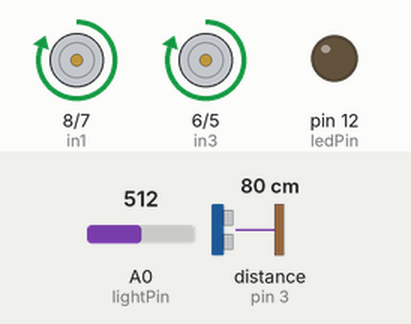
Simulated run of this sketch. Board: Arduino Uno, built with avr-gcc and run on an emulated ATmega328P. Parts: motor-driver pin pairs drawn as motors (green arrow = first pin HIGH = forward, orange = second pin HIGH = backward, longer = more drive, scaled by the enable pin), output pins drawn as LEDs (lit = HIGH). Wiring (inferred from the names in the program): ultrasonic range finder: trigger pin 4; echo pin 3. Inputs (shaded band) come from the test bench; at power-on: distance to the obstacle (sensor on pin 3) 80 cm, A0 (lightPin) = 512. The echo pulse lasts 58.3 µs per cm; pins used as bus, display or sensor lines are not drawn.

Above: at 1.8 s.
1.9 s: distance to the obstacle (sensor on pin 3) set to 29 cm
3.4 s: distance to the obstacle (sensor on pin 3) set to 24 cm
At 4.3 s:
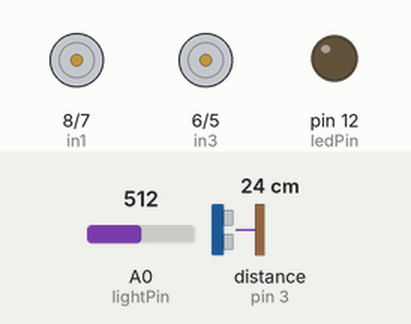
At 7.0 s:
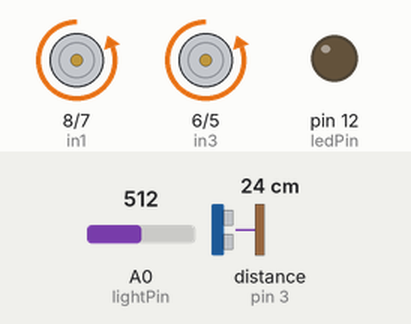
7.5 s: A0 (lightPin) set to 318
11.5 s: A0 (lightPin) set to 282
13.5 s: distance to the obstacle (sensor on pin 3) set to 35 cm
At 14.4 s:
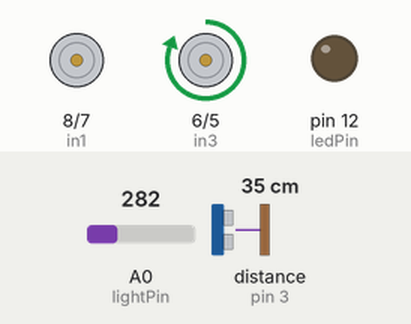
17.5 s: distance to the obstacle (sensor on pin 3) set to 2 cm
At 18.9 s:
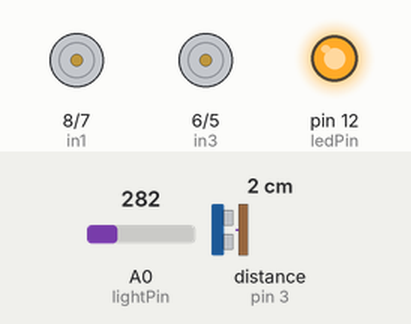
Timing chart, 0 to 22.5 s (numbered marks = the images above; inputs shaded):
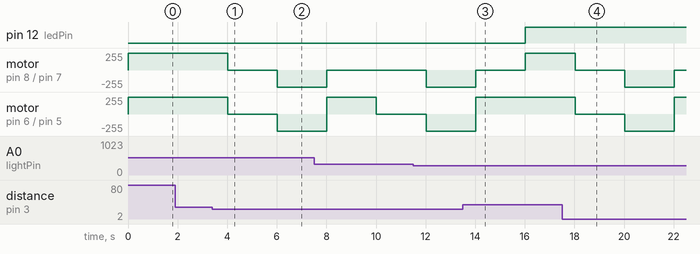

The sketch:

car_fina_code.ino
```cpp
// Ultra sonic sensor
  const int trigPin = 4;
  const int echoPin = 3;
  // defines variables
  long duration;
  int distance;
  int safeDistance = 25;
  // led and photo registor
  const int ledPin = 12;
  const int lightPin = A0;
  // Pin definitions for Motor A (Left side motors)
  int enA = 9;   // Enable pin for Motor A (left side)
  int in1 = 8;   // Input 1 for Motor A
  int in2 = 7;   // Input 2 for Motor A

  // Pin definitions for Motor B (Right side motors)
  int enB = 10;  // Enable pin for Motor B (right side)
  int in3 = 6;   // Input 1 for Motor B
  int in4 = 5;   // Input 2 for Motor B

void setup() {
  // Set all the motor control pins as outputs
  pinMode(enA, OUTPUT);
  pinMode(in1, OUTPUT);
  pinMode(in2, OUTPUT);
  pinMode(enB, OUTPUT);
  pinMode(in3, OUTPUT);
  pinMode(in4, OUTPUT);

  // Setup LED and Photo registor
  pinMode(ledPin, OUTPUT);
  pinMode(lightPin, INPUT);
  // setup for Distance
  pinMode(trigPin, OUTPUT); // Sets the trigPin as an Output
  pinMode(echoPin, INPUT); // Sets the echoPin as an Input
  // Initialize Serial Monitor
  // Serial.begin(9600);
  moveForward();      // Move all motors forward
}

void loop() {

  // Ultasonic sensor
  int freeDistance = measuringDistance();
  if(freeDistance>safeDistance){
    // move forwarda
    // Main car functions
    // Serial.println("Moving Forward");
    moveForward();      // Move all motors forward
    delay(1000);        // Run for 2 seconds
  }else{
    // stop
    // Serial.println("Motor stopped");
    stopMotors();       // Stop all motors
    delay(2000);        // Stop for 2 seconds
    // move backowrd
    // Serial.println("Moving Backward");
    moveBackward();     // Move all motors backward
    delay(2000);        // Run for 2 seconds
    // stop
    // turn left
    // Serial.println("Turning Left");
    turnLeft();         // Turn left
    delay(2000);        // Turn for 2 seconds
  }

  // Main car functions
  // Serial.println("Moving Forward");
  // moveForward();      // Move all motors forward
  // delay(2000);        // Run for 2 seconds

  // Serial.println("Moving Backward");
  // moveBackward();     // Move all motors backward
  // delay(2000);        // Run for 2 seconds

  // Serial.println("Turning Left");
  // turnLeft();         // Turn left
  // delay(2000);        // Turn for 2 seconds

  // Serial.println("Turning Right");
  // turnRight();        // Turn right
  // delay(2000);        // Turn for 2 seconds

  // Serial.println("Motor stopped");
  // stopMotors();       // Stop all motors
  // delay(2000);        // Stop for 2 seconds

  // Light function
  CheckLight();
}

// Function to mesaure destand
int measuringDistance(){
  digitalWrite(trigPin, LOW);
  delayMicroseconds(2);
  // Sets the trigPin on HIGH state for 10 micro seconds
  digitalWrite(trigPin, HIGH);
  delayMicroseconds(10);
  digitalWrite(trigPin, LOW);
  // Reads the echoPin, returns the sound wave travel time in microseconds
  duration = pulseIn(echoPin, HIGH);
  // Calculating the distance
  distance = duration * 0.034 / 2;
  // Prints the distance on the Serial Monitor
  // Serial.print("Distance: ");
  // Serial.println(distance);
  return distance;
}

// Function to control light
void CheckLight(){
    // Light control code - lightsensor and LED:
    int lightStatus = analogRead(lightPin);
    if(lightStatus<=300){
      digitalWrite(ledPin, HIGH);
      // Serial.println("Day light is low, Headlight ON");
    }else{
      digitalWrite(ledPin, LOW);
      // Serial.println("Day light is high, Headlight OFF");
    }
}

// Function to move all motors forward
void moveForward() {
  // Left motors (Motor A)
  digitalWrite(in1, HIGH);
  digitalWrite(in2, LOW);

  // Right motors (Motor B)
  digitalWrite(in3, HIGH);
  digitalWrite(in4, LOW);

  // Set motor speeds
  analogWrite(enA, 255);  // Full speed
  analogWrite(enB, 255);  // Full speed
}

// Function to move all motors backward
void moveBackward() {
  // Left motors (Motor A)
  digitalWrite(in1, LOW);
  digitalWrite(in2, HIGH);

  // Right motors (Motor B)
  digitalWrite(in3, LOW);
  digitalWrite(in4, HIGH);

  // Set motor speeds
  analogWrite(enA, 255);  // Full speed
  analogWrite(enB, 255);  // Full speed
}

// Function to turn left (left side motors stop, right side motors move forward)
void turnLeft() {
  // Left motors (Motor A stop)
  digitalWrite(in1, LOW);
  digitalWrite(in2, LOW);

  // Right motors (Motor B move forward)
  digitalWrite(in3, HIGH);
  digitalWrite(in4, LOW);

  analogWrite(enB, 255);  // Full speed for right motors
}

// Function to turn right (right side motors stop, left side motors move forward)
void turnRight() {
  // Left motors (Motor A move forward)
  digitalWrite(in1, HIGH);
  digitalWrite(in2, LOW);

  // Right motors (Motor B stop)
  digitalWrite(in3, LOW);
  digitalWrite(in4, LOW);

  analogWrite(enA, 255);  // Full speed for left motors
}

// Function to stop all motors
void stopMotors() {
  // Left motors (Motor A)
  digitalWrite(in1, LOW);
  digitalWrite(in2, LOW);

  // Right motors (Motor B)
  digitalWrite(in3, LOW);
  digitalWrite(in4, LOW);
}
```

Measured:
- the behaviour switches between 27 and 26 cm on distance to the obstacle (sensor on pin 3) (found by bisection; images 0 and 1)
- after the input at 1.9 s, every drawn part: stays the same
- after the input at 3.4 s, motor on pin 8 (in1) / pin 7 (in2), motor on pin 6 (in3) / pin 5 (in4): forward 255/255 → stopped after 0.62 s, → backward 255/255 2.0 s later
- after the input at 13.5 s, motor on pin 6 (in3) / pin 5 (in4): goes on until 14.0 s, then stays forward 255/255
- after the input at 17.5 s, motor on pin 8 (in1) / pin 7 (in2): forward 255/255 → stopped after 0.53 s, → backward 255/255 2.0 s later, → stopped 2.0 s later; motor on pin 6 (in3) / pin 5 (in4): forward 255/255 → stopped after 0.53 s, → backward 255/255 2.0 s later, → forward 255/255 2.0 s later
